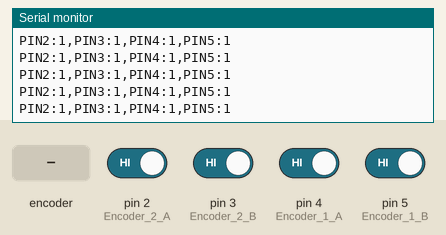
Recording of a sketch running on a simulated Arduino Uno, built with avr-gcc and run on an emulated ATmega328P. Shown: the last lines printed to the serial monitor. Inputs (shaded band) come from the test bench; at power-on: pin 2 (Encoder_2_A), pin 3 (Encoder_2_B), pin 4 (Encoder_1_A), pin 5 (Encoder_1_B) HIGH.

Above: at 1.3 s.
1.4 s: rotary encoder on pin 2 (Encoder_2_A) / pin 3 (Encoder_2_B) turned 1 step (first pin leading)
At 1.41 s:
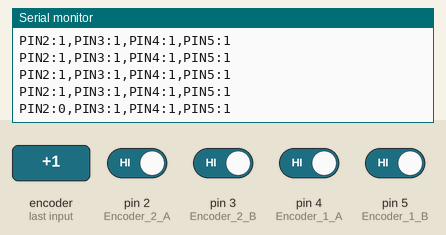
3.1 s: pin 4 (Encoder_1_A) driven LOW
At 3.12 s:
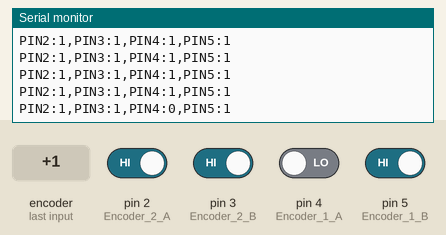
4.6 s: pin 5 (Encoder_1_B) driven LOW
At 4.63 s:
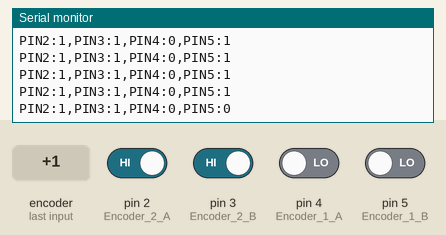
6.1 s: rotary encoder on pin 2 (Encoder_2_A) / pin 3 (Encoder_2_B) turned 1 step (first pin leading)
At 6.14 s:
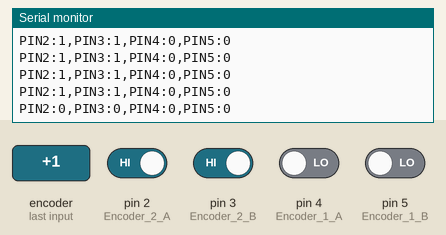
7.8 s: pin 4 (Encoder_1_A) driven HIGH
At 7.85 s:
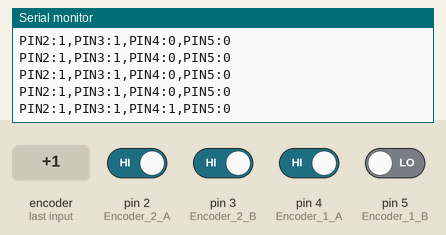

Measured:
- after the input at 1.4 s, the serial monitor: prints a new line at once (image 1)
- after the input at 3.1 s, the serial monitor: prints a new line at once (image 2)
- after the input at 4.6 s, the serial monitor: prints a new line at once (image 3)
- after the input at 6.1 s, the serial monitor: prints a new line at once (image 4)
- after the input at 7.8 s, the serial monitor: prints a new line at once (image 5)

The sketch:

pin_test.ino
```cpp
/*
 * Pin Test - Check if encoders are connected
 * Shows raw pin states for encoder pins
 */

void setup() {
  Serial.begin(38400);

  // Setup encoder pins
  pinMode(2, INPUT_PULLUP);  // Encoder 2 A
  pinMode(3, INPUT_PULLUP);  // Encoder 2 B
  pinMode(4, INPUT_PULLUP);  // Encoder 1 A
  pinMode(5, INPUT_PULLUP);  // Encoder 1 B

  delay(100);
  Serial.println("Pin Test Started - Checking encoder connections");
}

void loop() {
  int pin2 = digitalRead(2);
  int pin3 = digitalRead(3);
  int pin4 = digitalRead(4);
  int pin5 = digitalRead(5);

  Serial.print("PIN2:");
  Serial.print(pin2);
  Serial.print(",PIN3:");
  Serial.print(pin3);
  Serial.print(",PIN4:");
  Serial.print(pin4);
  Serial.print(",PIN5:");
  Serial.println(pin5);

  delay(100);
}
```
